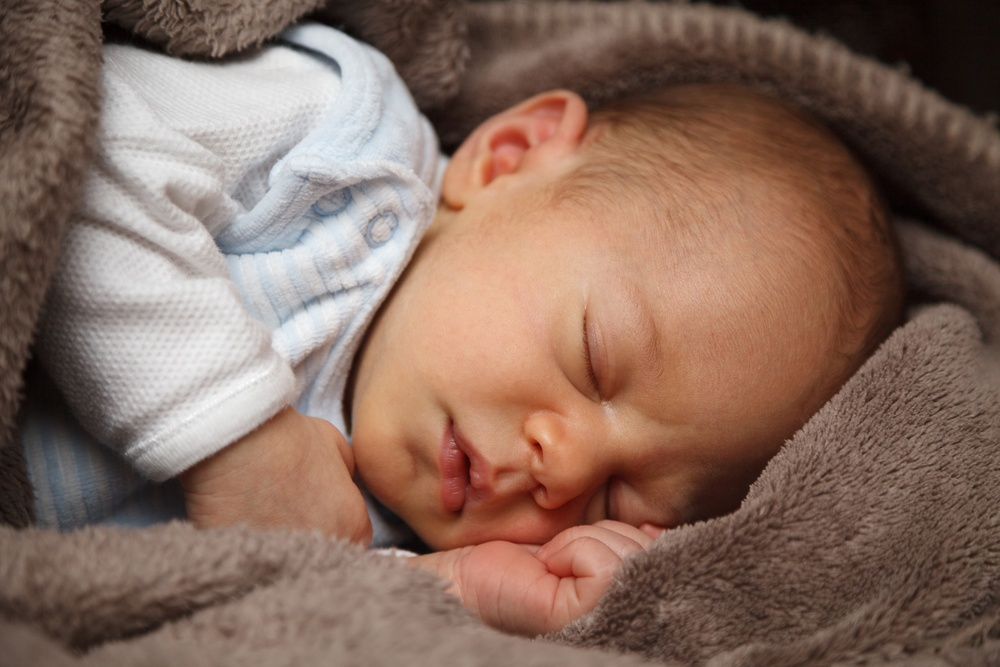
#> input picture baby.jpg, 1000 x 667 px, shrunk from 5000 x 3333 before the run
$ jupyter execute 'Image To Sketch.ipynb'
#> lines starting #> are read from the running program, lines starting #| are printed output that depends on the picture
[cell 1]
import cv2

[cell 2]
image = cv2.imread("baby.jpg")
#> image is the input picture: shape (667, 1000, 3); mean B, G, R 94.5, 107.6, 135.2
cv2.imshow("Kid", image)
cv2.waitKey

[cell 3]
gray_image = cv2.cvtColor(image, cv2.COLOR_BGR2GRAY)
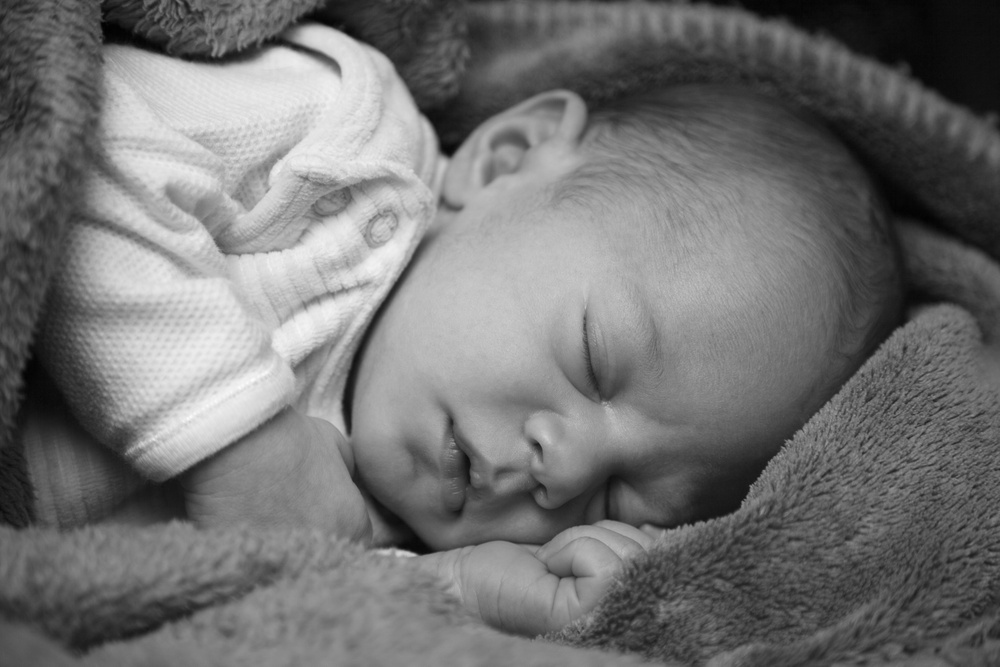
#> gray_image: shape (667, 1000); min 1, max 252, mean 114.3
cv2.imshow("New Baby", gray_image)
cv2.waitKey(0)

[cell 4]
inverted_image = 255 - gray_image
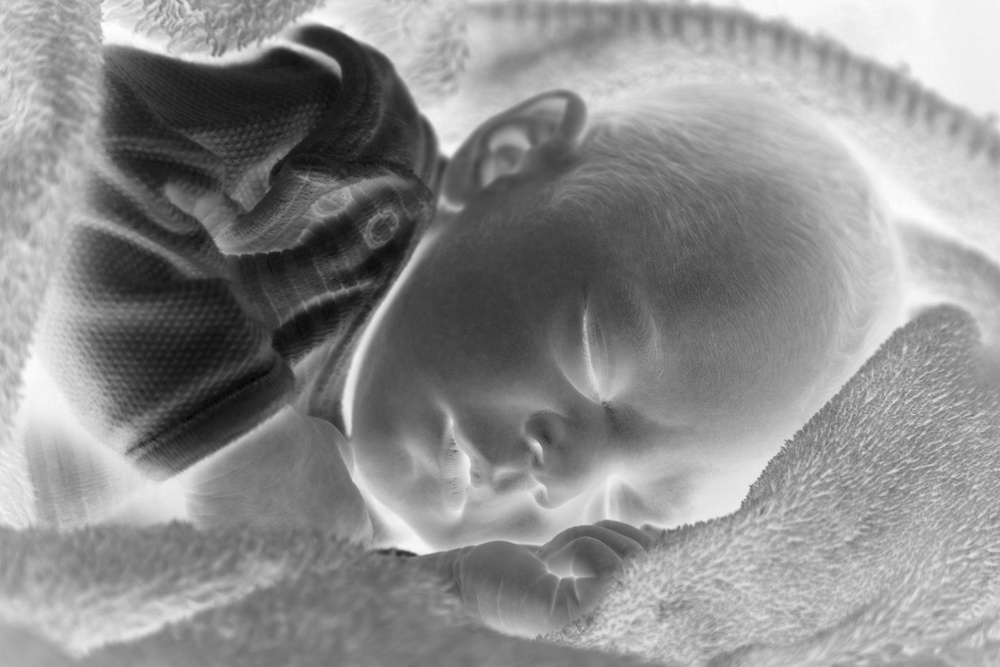
#> inverted_image: shape (667, 1000); min 3, max 254, mean 140.7
cv2.imshow("Inverted", inverted_image)
cv2.waitKey()

[cell 5]
blurred = cv2.GaussianBlur(inverted_image, (21,21),0)

[cell 6]
inverted_blurred = 255 - blurred
pencil_sketch = cv2.divide(gray_image, inverted_blurred, scale = 256.0)
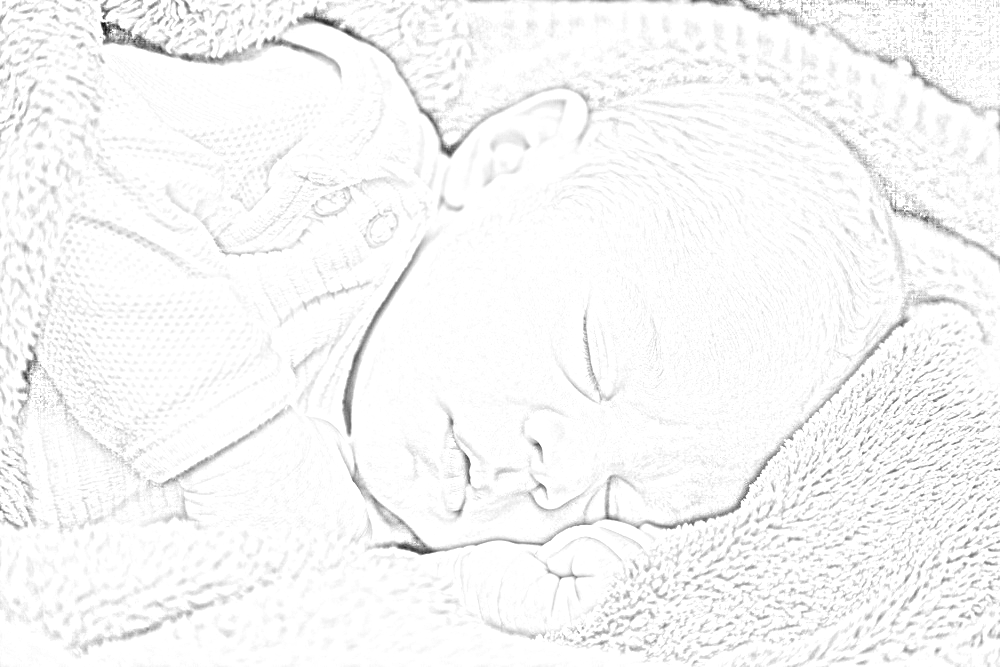
#> pencil_sketch: shape (667, 1000); min 17, max 255, mean 247.4
cv2.imshow("Sketch", pencil_sketch)
cv2.waitKey(0)

$ run again, with dog_lying_193003.jpg copied over baby.jpg
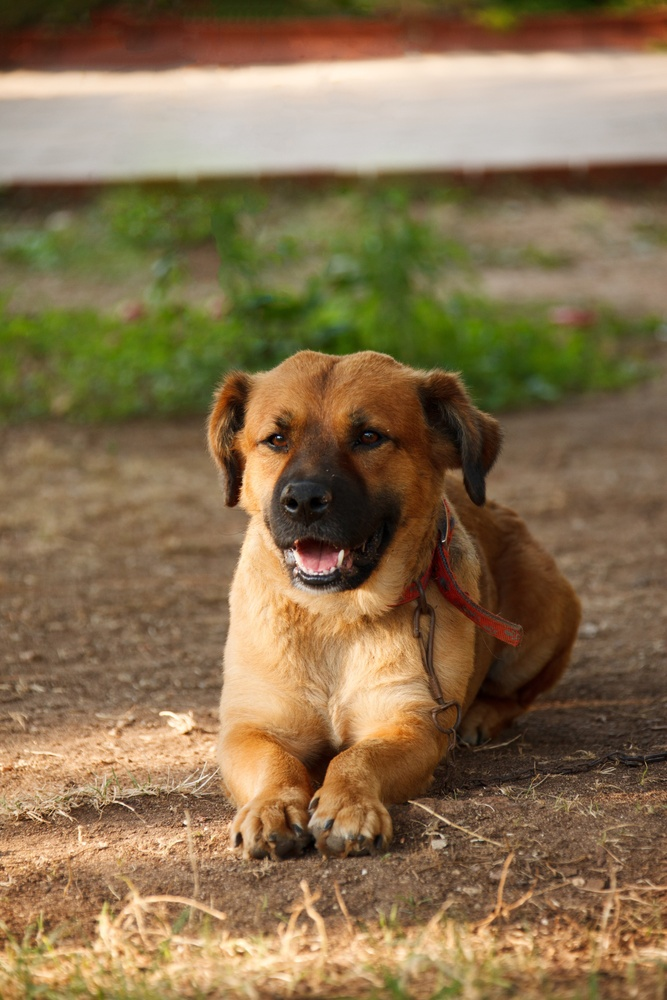
#> input picture dog_lying_193003.jpg, 667 x 1000 px, shrunk from 3333 x 5000 before the run
#> image is the input picture: shape (1000, 667, 3); mean B, G, R 79.4, 112.8, 136.2
#> `inverted_blurred = 255 - blurred`:
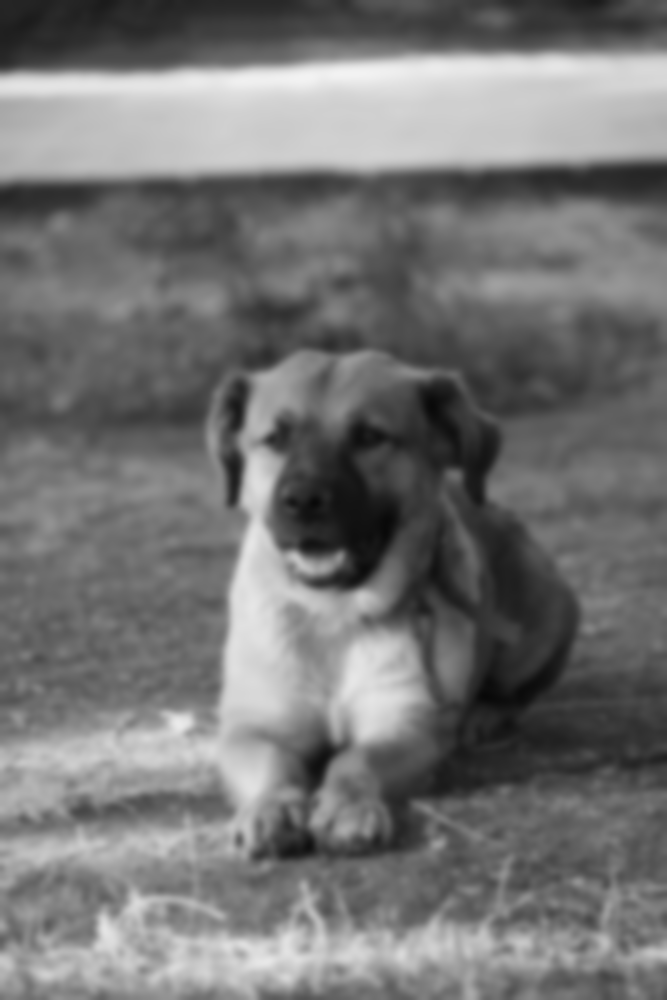
#> inverted_blurred: shape (1000, 667); min 8, max 243, mean 116
#> `pencil_sketch = cv2.divide(gray_image, inverted_blurred, scale = 256.0)`:
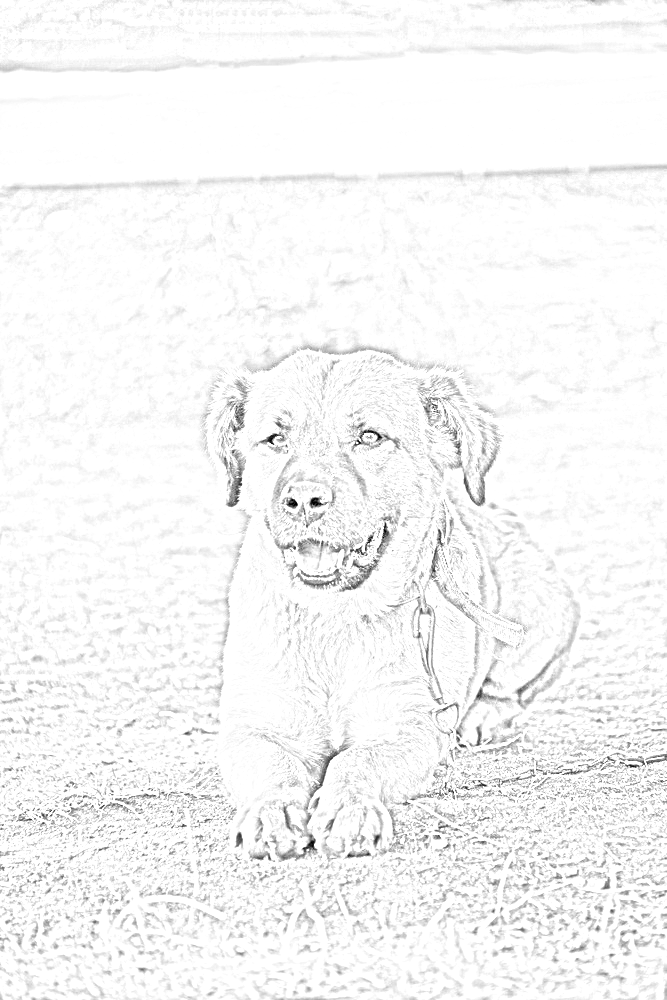
#> pencil_sketch: shape (1000, 667); min 0, max 255, mean 246.1
